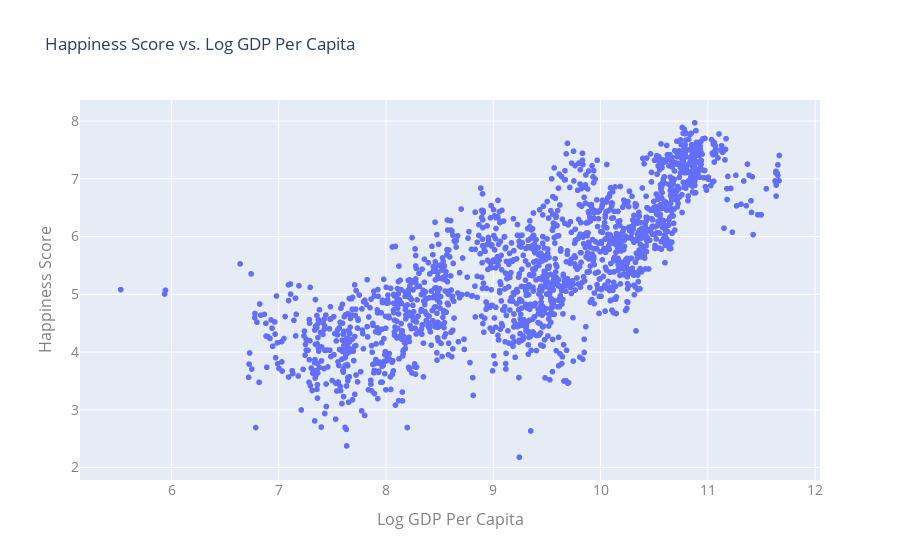

Write notebook code for a chart like this one.
### Code cell
scatterplot(df, 'log_gdp','life_ladder', 'Happiness Score vs. Log GDP Per Capita',
            'Log GDP Per Capita', 'Happiness Score', 'country_name')

### Figure 1 — Plotly figure (JSON) as saved in the notebook; plotly's stock layout.template omitted (floating-point values rounded to 4 significant figures; data arrays with more than 128 entries replaced by an {"elided": "..."} marker saying what was removed)
{"data": [{"hovertemplate": "<b>%{hovertext}</b><br><br>log_gdp=%{x}<br>life_ladder=%{y}<extra></extra>", "hovertext": {"elided": "1747 str values"}, "legendgroup": "", "marker": {"color": "#636efa", "symbol": "circle"}, "mode": "markers", "name": "", "showlegend": false, "type": "scattergl", "x": {"elided": "1747 float values"}, "xaxis": "x", "y": {"elided": "1747 float values"}, "yaxis": "y"}], "layout": {"legend": {"tracegroupgap": 0}, "title": {"text": "Happiness Score vs. Log GDP Per Capita"}, "xaxis": {"anchor": "y", "domain": [0, 1], "tickfont": {"color": "gray", "size": 14}, "title": {"font": {"color": "gray", "size": 16}, "text": "Log GDP Per Capita"}}, "yaxis": {"anchor": "x", "domain": [0, 1], "tickfont": {"color": "gray", "size": 14}, "title": {"font": {"color": "gray", "size": 16}, "text": "Happiness Score"}}}}
